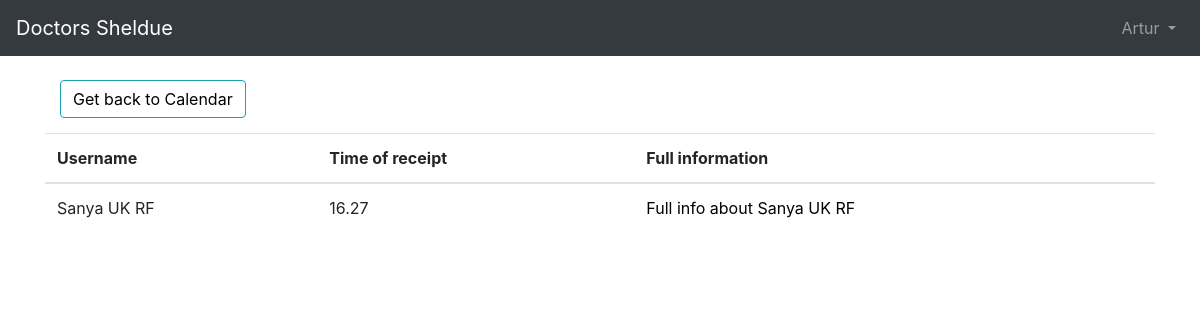
The app's page /daily/10/8 (signed in), older data.
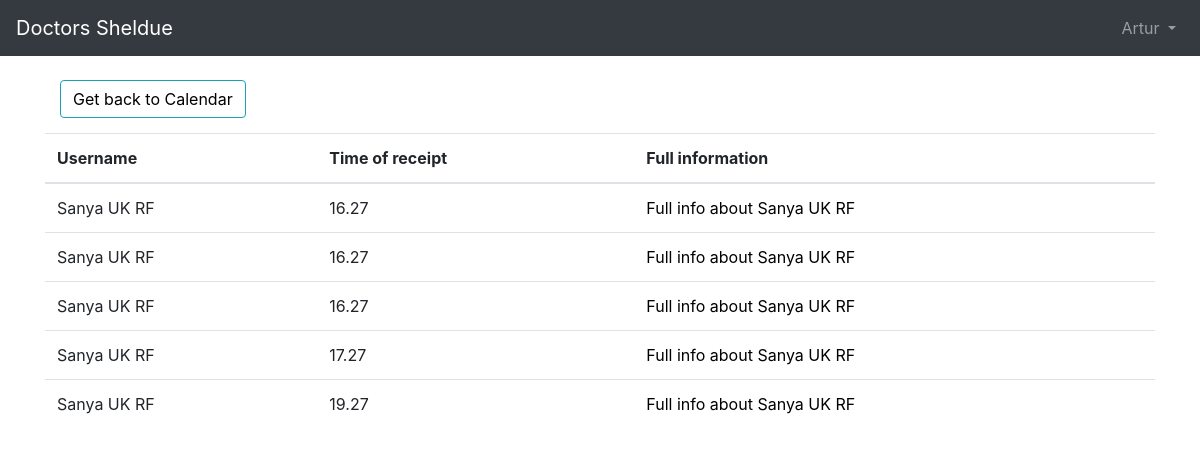
The same page, newer data.
### main/models.py (models this page shows, shortened)
class Event(models.Model):
    patient = models.ForeignKey(Patient, on_delete = models.CASCADE, blank=True, related_name='patient')
    doctor = models.ForeignKey(Doctor, on_delete = models.CASCADE, blank=True, related_name='doctors')
    title = models.CharField(max_length=200)
    description = models.TextField()
    start_time = models.DateTimeField()
    def __str__(self):
        return str(self.id)

class Patient(models.Model):
    user = models.OneToOneField(User, on_delete=models.CASCADE)
    name = models.CharField(max_length=50, help_text="Name of a user")

### main/views.py (the view)
# urls.py: path('daily/<int:day>/<int:month>',views.DailySheldue.as_view(), name ='daily'),
class DailySheldue(LoginRequiredMixin ,generic.ListView):
    model = Event
    template_name = 'daily.html'
    def get_queryset(self):
        day =self.kwargs['day']
        month = self.kwargs['month']
        print(day, month)
        context = daily_view(day, month, self.request.user.id)
        return context

### main/views.py (called while the page is built)
def daily_view(day, month, id =1):
    events_per_day = Event.objects.filter(start_time__day=day, doctor__user_id=id, start_time__month=month)
    print(events_per_day)
    return events_per_day

### templates/daily.html
{% extends "base.html" %}
{% block content %}
    <table class="table table-hover">
     <div class="clearfix">
        <a class="btn btn-info left" href="{% url 'calendar' %}"> Get back to Calendar </a>
    </div>
  <thead>
    <tr>
      <th scope="col">Username</th>
      <th scope="col">Time of receipt</th>
      <th scope="col">Full information</th>
    </tr>
  </thead>
  <tbody>
    {% for events in object_list %}
      <tr>
        <td scope="row">{{ events.patient.name }}</td>
        <td scope="row">{{ events.start_time.hour }}.{{ events.start_time.minute }}</td>
        <td scope="row"><a  href="{% url 'edit' events.id %}"> Full info about {{ events.patient.name }} </a></td>
      </tr>
    {% endfor %}
  </tbody>
</table>
{% endblock %}

### templates/base.html (shortened to what this page needs)
{% load static %}
<!doctype html>
<html lang="en">
<head>
    <link rel="stylesheet" href="https://stackpath.bootstrapcdn.com/bootstrap/4.5.0/css/bootstrap.min.css">
    <link rel="stylesheet" href="https://use.fontawesome.com/releases/v5.0.10/css/all.css">
    <link rel="stylesheet" type="text/css" href="{% static 'styles.css' %}">
<title>{% block title %}Doctors admin App{% endblock title %}</title> </head>
</head>
<body>
  <nav class="navbar navbar-expand-md navbar-dark bg-dark mb-4">
    <a class="navbar-brand" href="{% url 'home' %}">Doctors Sheldue</a>
    <div class="collapse navbar-collapse" id="navbarCollapse">
      {% if user.is_authenticated %}
      <ul class="navbar-nav ml-auto">
        <li class="nav-item">
          <a class="nav-link dropdown-toggle" href="#" id="userMenu" data-toggle="dropdown" aria-haspopup="true" aria-expanded="false">
                {{ user.username }}
              </a>
        </li>
 </ul>
{% else %}
<form class="form-inline ml-auto">
  <a href="{% url 'login' %}" class="btn btn-outline-secondary">Log in</a>
  <a href="{% url 'register-doctor' %}" class="btn btn-primary ml-2">Sign up</a> </form>
{% endif %}
</div>
</nav>
<div class="container">
  {% block content %}
  {% endblock %}
</div>
</body> </html>

### static/styles.css (style rules this page uses)
a { transition: color .2s; }
a:link { color: black; text-decoration: none; }
.left { float : left; }
.btn { outline: none; color: black; background-color: transparent; box-shadow: 0 0 0 0; }
.clearfix { margin: 15px; }

Row changes from the older to the newer data that the page shows:
added Event: patient.name "Sanya UK RF", start_time.hour "16", start_time.minute "27"
added Event: patient.name "Sanya UK RF", start_time.hour "16", start_time.minute "27"
added Event: patient.name "Sanya UK RF", start_time.hour "17", start_time.minute "27"
added Event: patient.name "Sanya UK RF", start_time.hour "19", start_time.minute "27"
